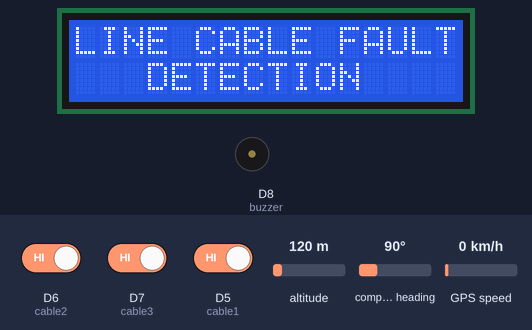
A sketch run on a simulated ESP8266 (NodeMCU). On the bench: 16×2 character LCD, buzzer (waves = sounding, pin HIGH). Inputs (shaded band) come from the test bench; at power-on: D5 (cable1) HIGH, D6 (cable2) HIGH, D7 (cable3) HIGH, altitude 120 m, compass heading 90°, GPS speed 0 km/h. WiFi joins after 1.5 s; servers stay silent unless stated; the GPS gets a fix after 3 s at 37.7749, -122.4194 with 8 satellites; what the sketch prints to the serial monitor is not drawn.

Above: at 5.1 s.
5.2 s: D5 (cable1) driven LOW
At 9.4 s:
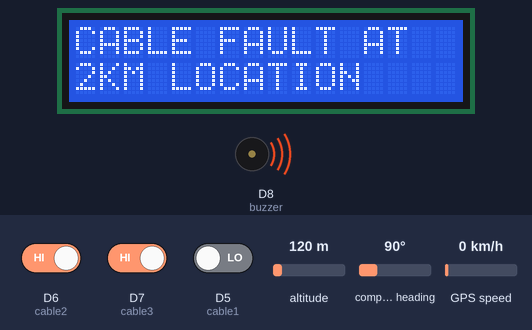
15.4 s: D6 (cable2) driven LOW
At 22.0 s:
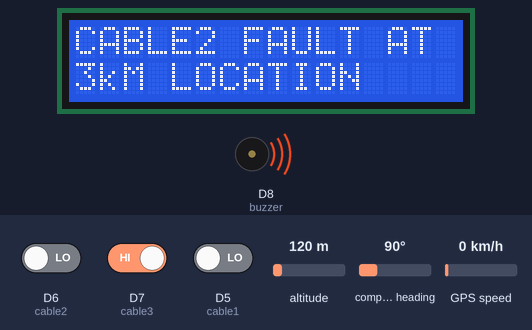
25.4 s: D7 (cable3) driven LOW
At 32.0 s:
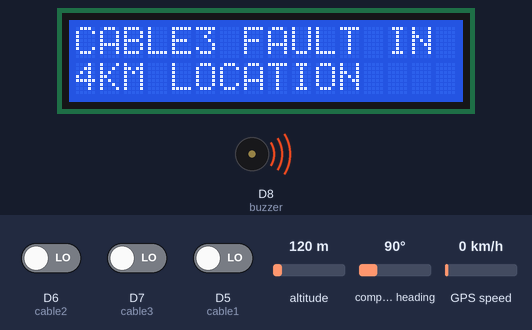
42.4 s: D6 (cable2) driven HIGH
Timing chart, 0 to 45.4 s (numbered marks = the images above; inputs shaded):
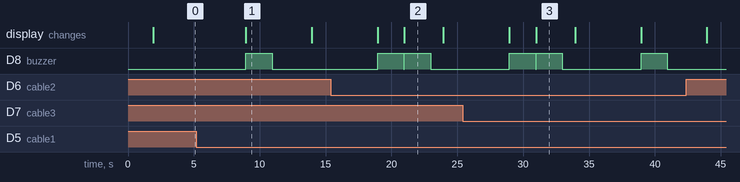

Measured:
- after the input at 5.2 s, D8 (buzzer): LOW → HIGH after 3.7 s, → LOW 2.0 s later; the display: changes after 3.7 s (image 1)
- after the input at 15.4 s, the display: first differs from a run without the input after 5.6 s (image 2)
- after the input at 25.4 s, the display: first differs from a run without the input after 5.6 s (image 3)
- what the display in image 1 shows lasts 5.0 s, from 8.9 s to 13.9 s
- what the display in image 2 shows lasts 2.9 s, from 21.0 s to 23.9 s

The sketch:

project_code.ino
```cpp
#define BLYNK_TEMPLATE_ID "TMPL3QWndtMZA"
#define BLYNK_TEMPLATE_NAME "cablefaultdetection"
#define BLYNK_AUTH_TOKEN "w7yH4HsAMFZIQyU1sh3BQoMtZdAR"
#define BLYNK_PRINT Serial
#include <ESP8266WiFi.h>
#include <BlynkSimpleEsp8266.h>
#include <TinyGPS++.h>
TinyGPSPlus gps; // The TinyGPS++ object
float spd;       //Variable  to store the speed
float sats;      //Variable to store no. of satellites response
String bearing;  //Variable to store orientation or direction of GPS

float latitude;
float longitude;
//unsigned int move_index;         // moving index, to be used later
unsigned int move_index = 1;       // fixed location for now
#include <LiquidCrystal_I2C.h>
LiquidCrystal_I2C lcd(0x27, 16, 2);
BlynkTimer timer;

int cable1 =D5;
int cableval1;
int cable2 =D6;
int cableval2;
int cable3 =D7;
int cableval3;
int buzzer =D8;
bool cablestatus1 =false;
bool cablestatus2 =false;
bool cablestatus3 =false;

char auth[] = BLYNK_AUTH_TOKEN;
char ssid[] = "iot";
char pass[] = "12345678";

void setup()
{
  Serial.begin(9600);
  lcd.init();
  lcd.backlight();
  lcd.clear();
  lcd.setCursor(0, 0);
  lcd.print("Connecting to....");
  lcd.setCursor(0, 1);
  lcd.print(ssid);
  Blynk.begin(auth, ssid, pass);
  lcd.clear();
  lcd.setCursor(0, 0);
  lcd.print("LINE CABLE FAULT");
  lcd.setCursor(0, 1);
  lcd.print("   DETECTION");
  delay(2000);
  pinMode(cable1 ,INPUT);
  pinMode(cable2 ,INPUT);
  pinMode(cable3 ,INPUT);
  pinMode(buzzer,OUTPUT);
  timer.setInterval(5000L, main_fun);
 }

 void main_fun()
 {
  cableval1 =digitalRead(cable1);
  cableval2 =digitalRead(cable2);
  cableval3 =digitalRead(cable3);

  if(cableval1 ==0 && !cablestatus1)
  {
    cablestatus1 =true;
   lcd.clear();
   lcd.setCursor(0,0);
   lcd.print("CABLE FAULT AT");
   lcd.setCursor(0,1);
   lcd.print("2KM LOCATION");
   Blynk.logEvent("cable1","CABLE FAULT AT 2KM LOCATION\nhttp://maps.google.com/maps?q=loc:12.6827943,77.7153571");
   Blynk.virtualWrite(V0,"CABLE FAULT AT 2KM LOCATION");
   digitalWrite(buzzer,HIGH);
   delay(2000);
   digitalWrite(buzzer,LOW);

  }
  else if(cableval1 ==0 && cablestatus1)
  {
    cablestatus1 =false;
    lcd.clear();
   lcd.setCursor(0,0);
   lcd.print("NO CABLE FAULT");
   Blynk.virtualWrite(V0,"NO CABLE FAULT AT 2KM LOCATION");


  }
   if(cableval2 ==0 && !cablestatus2)
  {
    cablestatus2 =true;
   lcd.clear();
   lcd.setCursor(0,0);
   lcd.print("CABLE2 FAULT AT");
   lcd.setCursor(0,1);
   lcd.print("3kM LOCATION");
   Blynk.logEvent("cable2","CABLE FAULT AT 3KM LOCATION\nhttp://maps.google.com/maps?q=loc:12.6827943,77.7153571");
   Blynk.virtualWrite(V1,"CABLE FAULT AT 3KM LOCATION");
   digitalWrite(buzzer,HIGH);
   delay(2000);
   digitalWrite(buzzer,LOW);

  }
  else if(cableval2 ==1 && cablestatus2)
  {
    cablestatus2 =false;
    lcd.clear();
   lcd.setCursor(0,0);
   lcd.print("NO CABLE FAULT");
   Blynk.virtualWrite(V1,"NO CABLE FAULT AT 3KM LOCATION");

  }
   if(cableval3 ==0 && !cablestatus3)
  {
    cablestatus3 =true;
   lcd.clear();
   lcd.setCursor(0,0);
   lcd.print("CABLE3 FAULT IN");
   lcd.setCursor(0,1);
   lcd.print("4KM LOCATION");
   Blynk.logEvent("cable3","CABLE FAULT AT 4KM LOCATION\nhttp://maps.google.com/maps?q=loc:12.6827943,77.7153571");
   Blynk.virtualWrite(V2,"CABLE FAULT AT 4KM LOCATION");
   digitalWrite(buzzer,HIGH);
   delay(2000);
   digitalWrite(buzzer,LOW);

  }
  else if(cableval3 ==1 && cablestatus3)

  {
    cablestatus3=false;
   lcd.clear();
   lcd.setCursor(0,0);
   lcd.print("NO CABLE FAULT");
    Blynk.virtualWrite(V2,"NO CABLE FAULT AT 4KM LOCATION");
  }

 }

void checkGPS(){
  if (gps.charsProcessed() < 10)
  {
    Serial.println(F("No GPS detected: check wiring."));
  }
}

void loop()
{
  timer.run();
  Blynk.run();

    while (Serial.available() > 0)
    {
      // sketch displays information every time a new sentence is correctly encoded.
      if (gps.encode(Serial.read()))
        displayInfo();
  }

}

void displayInfo()
{

  if (gps.location.isValid() )
  {

     latitude = (gps.location.lat());     //Storing the Lat. and Lon.
     longitude = (gps.location.lng());

    Serial.print("LAT:  ");
    Serial.println(latitude, 6);  // float to x decimal places
    Serial.print("LONG: ");
    Serial.println(longitude, 6);
    spd = gps.speed.kmph();               //get speed
    sats = gps.satellites.value();    //get number of satellites
    bearing = TinyGPSPlus::cardinal(gps.course.value()); // get the direction
    Serial.print("Speed: ");
    Serial.println(spd);
    Serial.print("satellite: ");
    Serial.println(sats);
    Serial.print("Bearing: ");
    Serial.println(bearing);

  }
  Serial.println();
}
```
